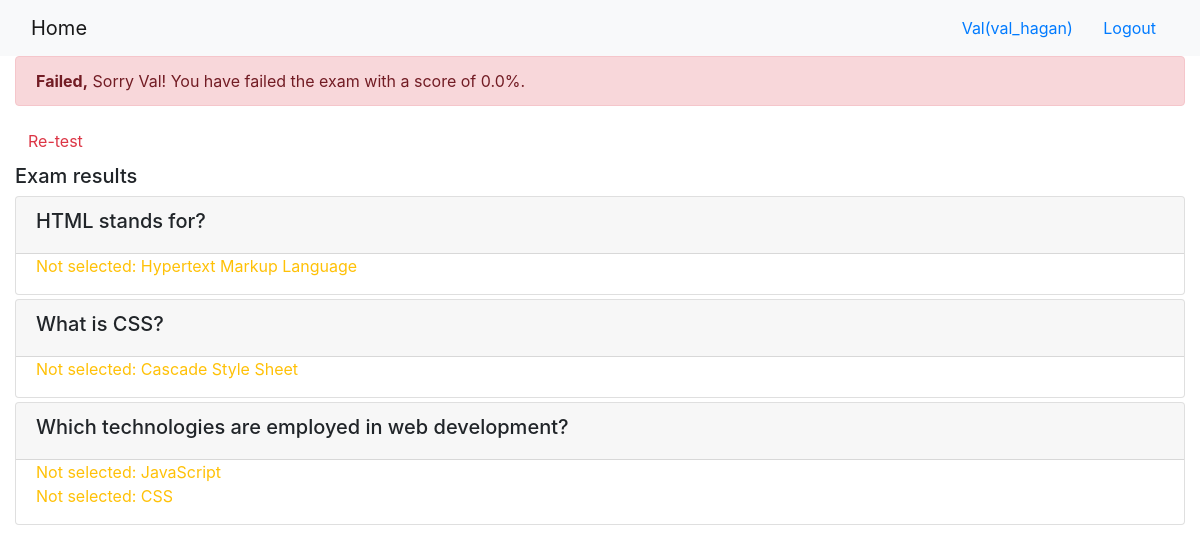
The page /onlinecourse/course/1/submission/1/result/ (signed in) on the database its author committed.
### onlinecourse/models.py (models this page shows, shortened)
class Question(models.Model):
    course = models.ForeignKey(Course, on_delete=models.CASCADE)
    question_text = models.TextField()
    grade = models.IntegerField(default=0)

class Choice(models.Model):
    question = models.ForeignKey(Question, on_delete=models.CASCADE) # One question can have multiple choices
    choice_text = models.TextField()    # to be modified if needed
    is_correct = models.BooleanField()

### onlinecourse/views.py (the view)
# urls.py: path('course/<int:course_id>/submission/<int:submission_id>/result/', views.show_exam_result, name='show_exam_result'),
def show_exam_result(request, course_id, submission_id):
    context = {}
    course = get_object_or_404(Course, pk=course_id)
    submission = get_object_or_404(Submission, pk=submission_id)
    selected_choices = submission.choices.all()
    total_score = 0
    total_marks = 0
    for question in course.question_set.all():
        total_marks += question.grade
        get_score = False
        incorrect_choices_count = 0
        for choice in question.choice_set.all():
            if choice in selected_choices:
                if choice.is_correct:
                    get_score = True
                else:
                    get_score = False
                    incorrect_choices_count += 1
        if get_score and incorrect_choices_count == 0:
            total_score += question.grade
        else:
            pass
    context['course'] = course
    context['grade'] =  round((total_score / total_marks * 100), 2)
    context['choices'] = selected_choices
    return render(request, 'onlinecourse/exam_result_bootstrap.html', context)

### onlinecourse/templates/onlinecourse/exam_result_bootstrap.html (shortened to what this page needs)
<!DOCTYPE html>
<html lang="en">
<head>
    {% load static %}
    <link rel="stylesheet" href="https://maxcdn.bootstrapcdn.com/bootstrap/4.5.2/css/bootstrap.min.css">
</head>
<body>
 <nav class="navbar navbar-light bg-light">
    <div class="container-fluid">
        <div class="navbar-header">
              <a class="navbar-brand" href="{% url 'onlinecourse:index' %}">Home</a>
        </div>
        <ul class="nav navbar-nav navbar-right">
            {% if user.is_authenticated %}
            <li>
                <a class="btn btn-link" href="#">{{ user.first_name }}({{ user.username }})</a>
                <a class="btn btn-link" href="{% url 'onlinecourse:logout' %}">Logout</a>
            </li>
            {% endif %}
        </ul>
    </div>
</nav>
 <div class="container-fluid">
    {% if grade > 80 %}
    <div class="alert alert-success">
       <b>Congratulations, {{user.first_name}}!</b> You have passed the exams and completed the course with a score of {{grade}}%.
    </div>
    {% else %}
    <div class="alert alert-danger">
        <b>Failed,</b> Sorry {{user.first_name}}! You have failed the exam with a score of {{grade}}%.
    </div>
    <a class="btn btn-link text-danger" href="{% url 'onlinecourse:course_details' course.id %}">Re-test</a>
    {% endif %}
    <div class="card-columns-vertical mt-1">
        <h5 class="">Exam results</h5>
        {% for question in course.question_set.all %}
        <div class="card mt-1">
            <div class="card-header"><h5>{{ question.question_text }}</h5></div>
            <div class="form-group">
                {% for choice in question.choice_set.all %}
                <div class="form-check">
                    {% if choice.is_correct and choice in choices %}
                    <div class="text-success">Correct answer: {{ choice.choice_text }}</div>
                    {% else %}{% if choice.is_correct and not choice in choices %}
                    <div class="text-warning">Not selected: {{ choice.choice_text }}</div>
                    {% else %}{% if not choice.is_correct and choice in choices %}
                    <div class="text-danger">Wrong answer: {{ choice.choice_text }}</div>
                    {% else %}
                    <div>{{ choice.content }}</div>
                    {% endif %}{% endif %}{% endif %}
                </div>
                {% endfor %}
            </div>
        </div>
        {% endfor %}
    </div>
 </div>
</body>
</html>

### rows shown on the page
Question: question_text "HTML stands for?"
Choice: choice_text "Hypertext Markup Language"
Question: question_text "What is CSS?"
Choice: choice_text "Cascade Style Sheet"
Question: question_text "Which technologies are employed in web development?"
Choice: choice_text "JavaScript"
Choice: choice_text "CSS"

### other values the page prints
{{ user.first_name }} "Val"
{{ user.username }} "val_hagan"
{{ grade }} "0.0"
